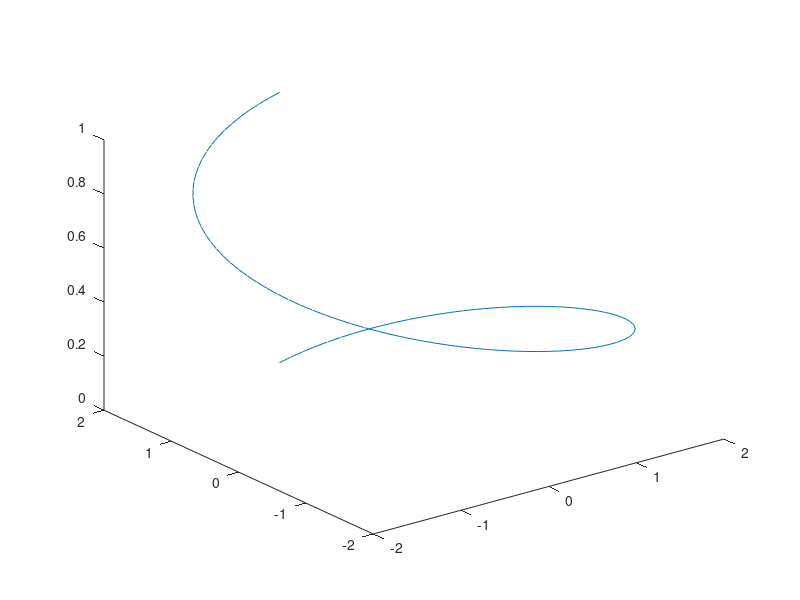

This chart was generated by the following MATLAB code:
t=0:pi/50:2*pi;   % to have one complete round
r = 2;            % radius
h = 1;            % height
x = r * sin(t);
y = r * cos(t);
z = h/(2*pi) * t;   
plot3(x,y,z)